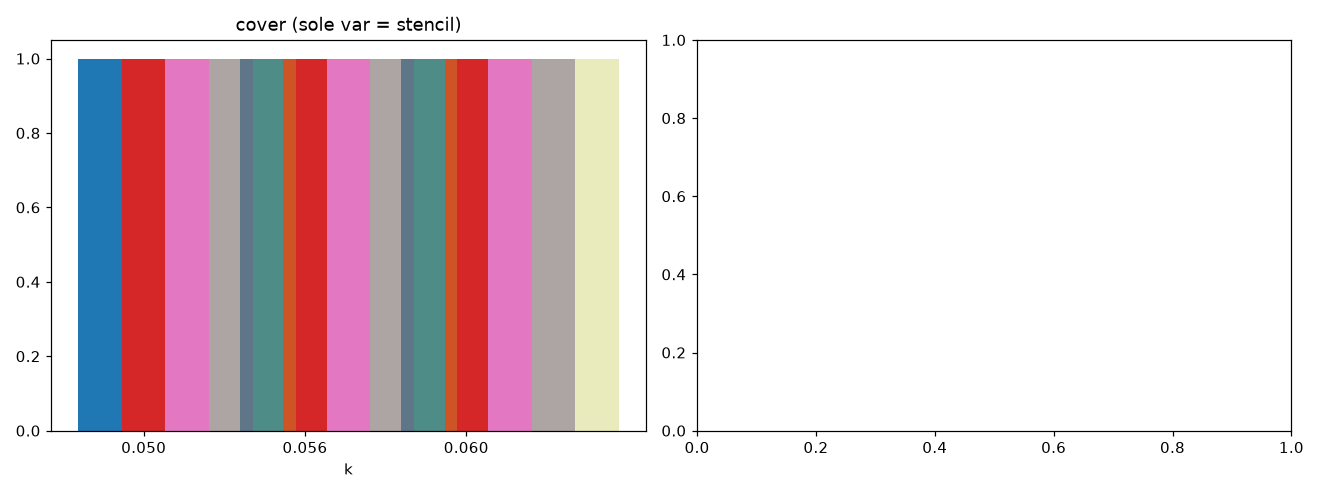

Source code (Python):
import numpy as np, numpy.fft as fft, time, json
import matplotlib; matplotlib.use('Agg'); import matplotlib.pyplot as plt
from numba import njit

@njit
def lap5(u,o):
    L=u.shape[0]
    for y in range(L):
        for x in range(L):
            o[y,x]=u[(y+1)%L,x]+u[(y-1)%L,x]+u[y,(x+1)%L]+u[y,(x-1)%L]-4.0*u[y,x]

@njit
def lap9(u,o,w):  # w=1 raw ; w=2/3 -> Deff matched to 5pt
    L=u.shape[0]
    for y in range(L):
        for x in range(L):
            orth=u[(y+1)%L,x]+u[(y-1)%L,x]+u[y,(x+1)%L]+u[y,(x-1)%L]
            diag=u[(y+1)%L,(x+1)%L]+u[(y+1)%L,(x-1)%L]+u[(y-1)%L,(x+1)%L]+u[(y-1)%L,(x-1)%L]
            o[y,x]=-5.0*w*u[y,x]+w*orth+0.25*w*diag

@njit
def step(u,v,t1,t2,dt,F,k,Du,Dv,w,kind):
    L=u.shape[0]
    if kind==0: lap5(u,t1); lap5(v,t2)
    else: lap9(u,t1,w); lap9(v,t2,w)
    for y in range(L):
        for x in range(L):
            uu=u[y,x]; vv=v[y,x]; u2v=uu*uu*vv
            nu=uu+dt*(F*(1.0-uu)-u2v+Du*t1[y,x])
            nv=vv+dt*(u2v-(F+k)*vv+Dv*t2[y,x])
            u[y,x]=0.0 if nu<0 else (1.0 if nu>1 else nu)
            v[y,x]=0.0 if nv<0 else (1.0 if nv>1 else nv)

def seed(L,r,s):
    rng=np.random.default_rng(s); u=np.ones((L,L)); v=np.zeros((L,L)); c=L//2
    Y,X=np.ogrid[:L,:L]; mask=(X-c)**2+(Y-c)**2<=r*r
    u[mask]=0.5; v[mask]=0.25
    u+=rng.uniform(-0.05,0.05,size=(L,L)); v+=rng.uniform(-0.05,0.05,size=(L,L))
    return np.clip(u,0,1),np.clip(v,0,1)

def cov(v): return float(((v>0.12)&(v<0.55)).mean())
def aniso(field):
    P=np.fft.fftshift(np.abs(fft.fft2(field-field.mean()))**2)
    ny,nx=P.shape; Y,X=np.ogrid[:ny,:nx]; R=np.sqrt((X-nx//2)**2+(Y-ny//2)**2)
    ring=(R>=3)&(R<=20); ang=np.arctan2(Y-ny//2,X-nx//2)
    ax=ring&(np.abs(np.cos(2*ang))>0.5); dg=ring&(np.abs(np.cos(2*ang))<=0.5)
    return (P[ax].sum()-P[dg].sum())/(P[ax].sum()+P[dg].sum()+1e-12)

F_list=[0.030,0.035,0.046]; k_list=[0.050,0.056,0.060]; L=128; T=8000; sn=42
res={}; ex={}
t0=time.time()
for F in F_list:
  for k in k_list:
    for kind,w,lbl in [(0,1.0,'5pt'),(1,1.0,'9raw'),(1,2.0/3.0,'9norm')]:
        u,v=seed(L,12,sn)
        t1=np.empty((L,L)); t2=np.empty((L,L))
        for _ in range(T): step(u,v,t1,t2,1.0,F,k,0.16,0.08,w,kind)
        res[('%s_%.3f_%.3f'%(lbl,F,k))]=(cov(v),aniso(v))
        if (F,k)==(0.035,0.060): ex[lbl]=v.copy()
        print('F=%.3f k=%.3f %s c=%.2f a=%.2f'%(F,k,lbl,res[('%s_%.3f_%.3f'%(lbl,F,k))][0],res[('%s_%.3f_%.3f'%(lbl,F,k))][1]))
print('TOTAL %.1fs'%(time.time()-t0))
json.dump(dict(res=res,F_list=F_list,k_list=k_list),open('gs_control3.json','w'))
# summary bars
fig,ax=plt.subplots(1,2,figsize=(12,4.5))
xs=np.arange(len(k_list)); wbar=0.27
for i,F in enumerate(F_list):
  c5=[res['5pt_%.3f_%.3f'%(F,k)][0] for k in k_list]
  c9r=[res['9raw_%.3f_%.3f'%(F,k)][0] for k in k_list]
  c9n=[res['9norm_%.3f_%.3f'%(F,k)][0] for k in k_list]
  ax[0].bar(xs+(i-1)*wbar,c5,wbar,label='5pt F=%.3f'%F)
  ax[0].bar(xs+(i-1)*wbar+wbar,c9r,wbar,alpha=0.5)
  ax[0].bar(xs+(i-1)*wbar+2*wbar,c9n,wbar,alpha=0.3)
ax[0].set_xticks(xs); ax[0].set_xticklabels(['%.3f'%k for k in k_list]); ax[0].set_title('cover (sole var = stencil)'); ax[0].set_xlabel('k')
fig.tight_layout(); fig.savefig('gs_control3.png',dpi=110)
# example fields at (0.035,0.060)
fig,ax=plt.subplots(1,3,figsize=(12,4))
for j,lbl in enumerate(['5pt','9raw','9norm']):
    ax[j].imshow(ex[lbl],cmap='magma'); ax[j].set_title(lbl+' (F0.035,k0.060)'); ax[j].axis('off')
fig.tight_layout(); fig.savefig('gs_control3_fields.png',dpi=110)
print('saved gs_control3.json, gs_control3.png, gs_control3_fields.png')
